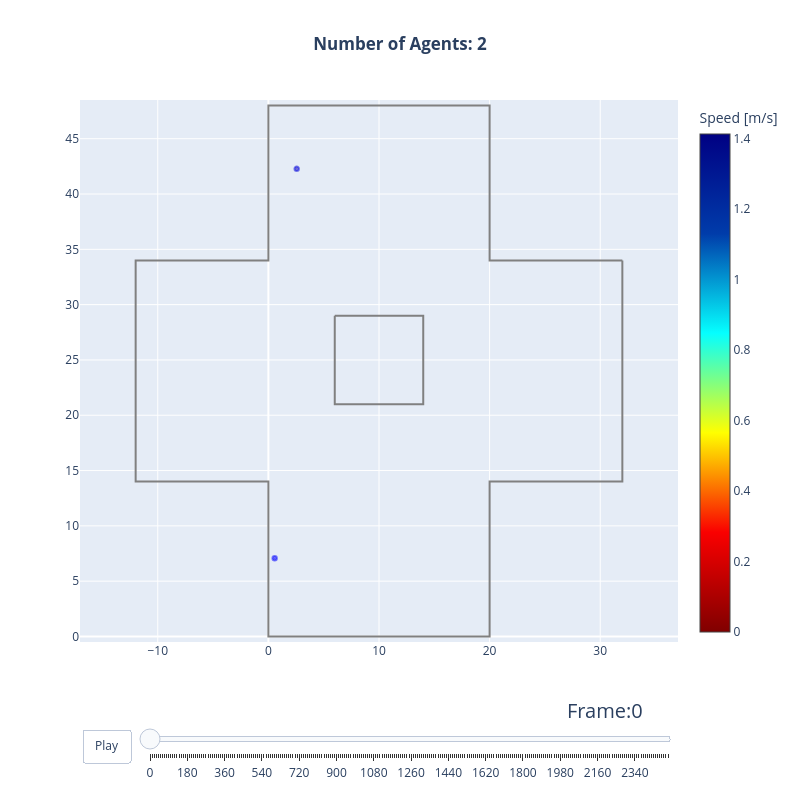

The notebook cell saved with this chart:
### Code cell
from jupedsim.internal.notebook_utils import animate, read_sqlite_file

trajectory_data, walkable_area = read_sqlite_file(trajectory_file)
animate(trajectory_data, walkable_area, every_nth_frame=10)
